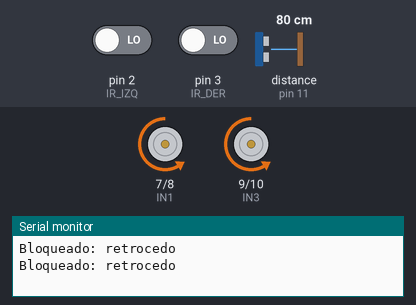
A sketch run on a simulated Arduino Uno, built with avr-gcc and run on an emulated ATmega328P. Parts: motor-driver pin pairs drawn as motors (green arrow = first pin HIGH = forward, orange = second pin HIGH = backward, longer = more drive, scaled by the enable pin), the last lines printed to the serial monitor. Wiring (inferred from the names in the program): ultrasonic range finder: trigger pin 12; echo pin 11. The test bench sets the inputs (shaded band); at power-on: pin 2 (IR_IZQ) LOW, distance to the obstacle (sensor on pin 11) 80 cm, pin 3 (IR_DER) LOW. The echo pulse lasts 58.3 µs per cm; random numbers use the default seed unless the sketch sets one.

Above: at 1.01 s.
1.7 s: pin 2 (IR_IZQ) driven HIGH
4.8 s: distance to the obstacle (sensor on pin 11) set to 2 cm
At 7.8 s:
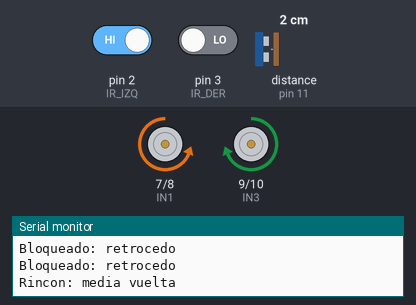
9.0 s: distance to the obstacle (sensor on pin 11) set to 35 cm
11.2 s: pin 3 (IR_DER) driven HIGH
At 12.4 s:
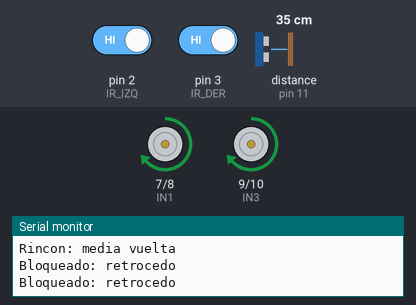
12.7 s: pin 2 (IR_IZQ) driven LOW
At 13.7 s:
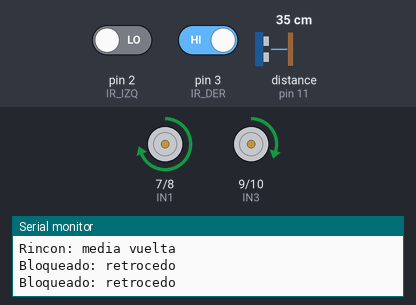
14.2 s: pin 3 (IR_DER) driven LOW
At 17.1 s:
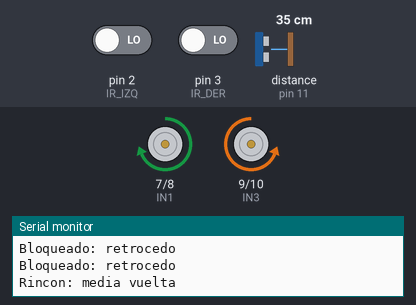
Timing chart, 0 to 19.0 s (numbered marks = the images above; inputs shaded):
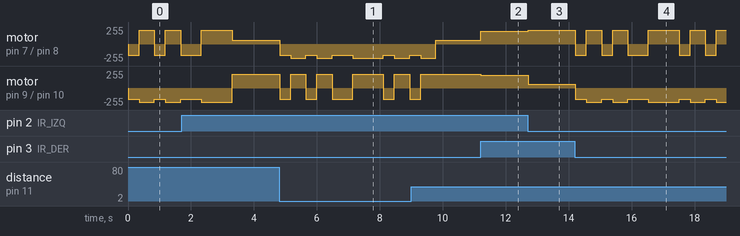

The sketch:

explorador.ino
```cpp
// Explorador 4WD: esquiva con tres "ojos".
//  - Dos sensores IR FC-51 en las esquinas de adelante (LOW = hay algo cerca).
//  - Un ultrasonido al frente que mide la distancia.
// Lógica: si algo está adelante, retrocede y gira hacia el lado libre;
// si un IR ve algo a un costado, se aleja curvando hacia el otro lado.
// Memoria de escape: si se bloquea 3 veces seguidas (está en un rincón),
// retrocede más y da media vuelta.

const int IR_IZQ = 2;
const int IR_DER = 3;
const int TRIG = 12;
const int ECHO = 11;

const int ENA = 5, IN1 = 7, IN2 = 8;   // motores del lado izquierdo
const int ENB = 6, IN3 = 9, IN4 = 10;   // motores del lado derecho

// Velocidad de cada lado: de -255 (atrás) a 255 (adelante)
void motores(int izq, int der) {
  izq = constrain(izq, -255, 255);
  der = constrain(der, -255, 255);
  digitalWrite(IN1, izq >= 0 ? HIGH : LOW);
  digitalWrite(IN2, izq >= 0 ? LOW : HIGH);
  analogWrite(ENA, abs(izq));
  digitalWrite(IN3, der >= 0 ? HIGH : LOW);
  digitalWrite(IN4, der >= 0 ? LOW : HIGH);
  analogWrite(ENB, abs(der));
}

// Mide la distancia en cm con el HC-SR04 (400 si no hay eco)
long medirCm() {
  digitalWrite(TRIG, LOW);
  delayMicroseconds(2);
  digitalWrite(TRIG, HIGH);      // pulso de 10 µs = "dispara"
  delayMicroseconds(10);
  digitalWrite(TRIG, LOW);
  long us = pulseIn(ECHO, HIGH, 30000);  // cuánto dura el eco (máx. 30 ms)
  if (us == 0) return 400;               // sin eco: nada adelante
  return us / 58;                        // 58 µs por cada cm (ida y vuelta)
}

void setup() {
  pinMode(IR_IZQ, INPUT);
  pinMode(IR_DER, INPUT);
  pinMode(TRIG, OUTPUT);
  pinMode(ECHO, INPUT);
  pinMode(ENA, OUTPUT); pinMode(IN1, OUTPUT); pinMode(IN2, OUTPUT);
  pinMode(ENB, OUTPUT); pinMode(IN3, OUTPUT); pinMode(IN4, OUTPUT);
  Serial.begin(9600);
}

int bloqueos = 0;                // cuántas veces seguidas se bloqueó
unsigned long ultimoBloqueo = 0;

void loop() {
  long frente = medirCm();
  bool algoIzq = digitalRead(IR_IZQ) == LOW;
  bool algoDer = digitalRead(IR_DER) == LOW;

  if (frente < 30 || (algoIzq && algoDer)) {
    // Bloqueado. ¿Es la tercera vez en poco tiempo? Entonces es un rincón.
    if (millis() - ultimoBloqueo < 2500) bloqueos++;
    else bloqueos = 1;
    ultimoBloqueo = millis();
    bool rincon = bloqueos >= 3;
    Serial.println(rincon ? "Rincon: media vuelta" : "Bloqueado: retrocedo");

    motores(-170, -170);
    delay(rincon ? 650 : 350);
    // Girar hacia el lado libre; si los dos están libres, elegir al azar.
    bool aLaDerecha = algoIzq || (!algoDer && random(2) == 0);
    if (aLaDerecha) motores(210, -210);
    else motores(-210, 210);
    delay(rincon ? 950 : 450);
    if (rincon) bloqueos = 0;
  } else if (algoIzq) {
    motores(210, 60);      // algo a la izquierda: curvar a la derecha
  } else if (algoDer) {
    motores(60, 210);      // algo a la derecha: curvar a la izquierda
  } else {
    motores(190, 190);     // camino libre
  }
  delay(30);
}
```

Measured:
- after the input at 11.2 s, motor on pin 7 (IN1) / pin 8 (IN2): forward 60/255 → forward 190/255 at once; motor on pin 9 (IN3) / pin 10 (IN4): forward 210/255 → forward 190/255 at once
- after the input at 12.7 s, motor on pin 7 (IN1) / pin 8 (IN2): forward 190/255 → forward 210/255 at once; motor on pin 9 (IN3) / pin 10 (IN4): forward 190/255 → forward 60/255 at once
